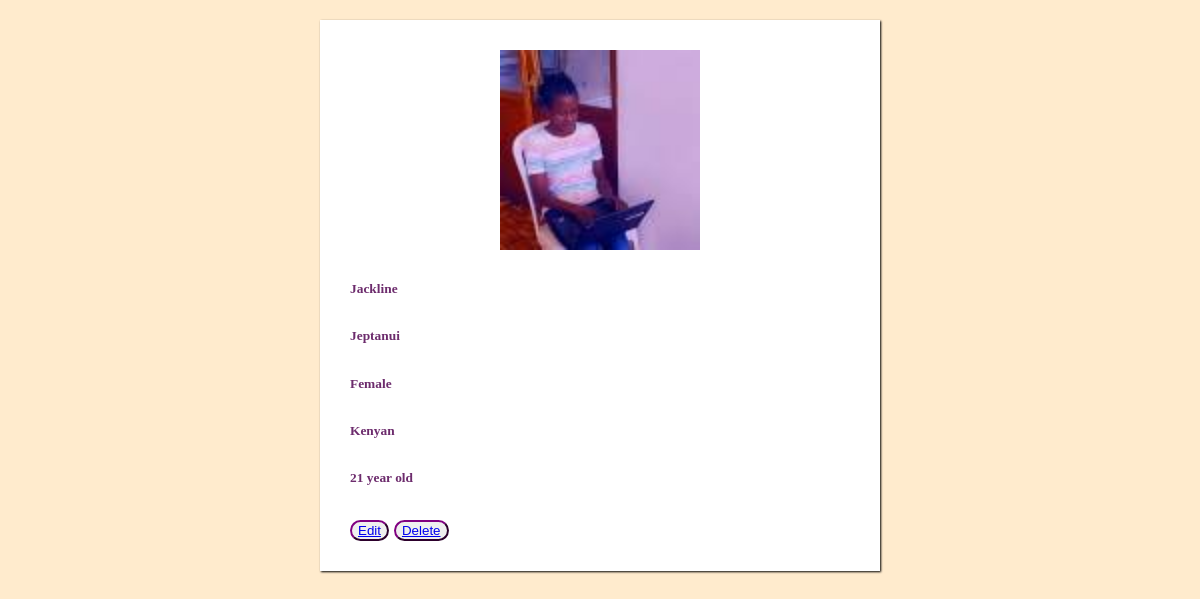
The page /student/profile/19/ on the database its author committed.
### student/models.py (models this page shows, shortened)
class Student(models.Model):
    first_name=models.CharField(max_length=20,help_text="e.g. Sandra")
    last_name=models.CharField(max_length=16)
    age=models.PositiveSmallIntegerField()
    email=models.EmailField(max_length=30)
    student_id=models.CharField(max_length=12)
    student_class=models.CharField(max_length=10,null=True,blank=True)
    parent_name=models.CharField(max_length=14)
    parent_phone=models.CharField(max_length=13)
    passport=models.CharField(max_length=15,null=True,blank=True)
    mentor=models.CharField(max_length=10,null=True)
    room_number=models.CharField(max_length=3,null=True,blank=True)
    laptop_number=models.CharField(max_length=10,null=True,blank=True)
    big_sister =models.CharField(max_length=15,null=True)
    nationality=models.CharField(max_length=10,null=True)
    image=models.ImageField(null=True)
    COUNTRY_CHOICES=(
        (u'Kenya','Kenya'),
        (u'Uganda','Uganda'),
        (u'Rwanda','Rwanda')
    )
    country=models.CharField(max_length=8,choices=COUNTRY_CHOICES)
    NATIONALITY_CHOICES=(
     ("Kenyan","Kenyan"),
     ("Rwandese","Rwandese"),
     ("Ugandan","Ugandan"),
     ("Sudanese","Sudanese"),
     ("South Sudanese","South Sudanese"),
     ("Somalia","Somalia"),
    )
    nationality=models.CharField(max_length=15,choices=NATIONALITY_CHOICES,null=True)
    GENDER_CHOICES=(
        (u'Male','Male'),
        (u'Female','Female'),
        (u'Others','Others')
    )
    gender=models.CharField(max_length=8,choices=GENDER_CHOICES,null=True)

### student/views.py (the view)
# urls.py: path("profile/<int:id>/", student_profile, name="student_profile"),
def student_profile(request, id):
    student=Student.objects.get(id=id)
    return render(request,"student_profile.html", {"student":student})

### student/templates/student_profile.html (shortened to what this page needs)
<!DOCTYPE html>
<html lang="en">
<head>
</head>
<body>
   <div class="wrapper">
       <div class="form">
    </div>
    </div>
    <div id="div">
    <img src="{{ student.image.url}}">
    <h6>{{student.first_name}}</h6>
    <h6>{{student.last_name}}</h6>
    <h6>{{student.gender}}</h6>
    <h6>{{student.nationality}}</h6>
    <h6>{{student.age}} year old</h6>
    <button><a href="{%url 'edit_student' id=student.id%}">Edit  </a></button>
    <button><a href="{%url 'delete_student' id=student.id%}">Delete</a></button>
</div>
</body>
</html>

### student/templates/student_profile.html (style rules this page uses)
body { background-color: blanchedalmond; align-items: center; justify-content: center; font-size: 20px; color: rgb(109, 44, 109); }
.wrapper { max-width: 500px; width: 80%; background: #fff; margin: 20px auto; padding: 30px; box-shadow: 1px 1px 2px rgba(0,0,0, 125); }
button { border-radius: 13px; border-color: purple; color: purpler; }
img { display: block; margin-left: auto; margin-right: auto; width: 200px; height: 200px; }

### rows shown on the page
Student: image (picture), first_name "Jackline", last_name "Jeptanui", gender "Female", nationality "Kenyan", age "21"
